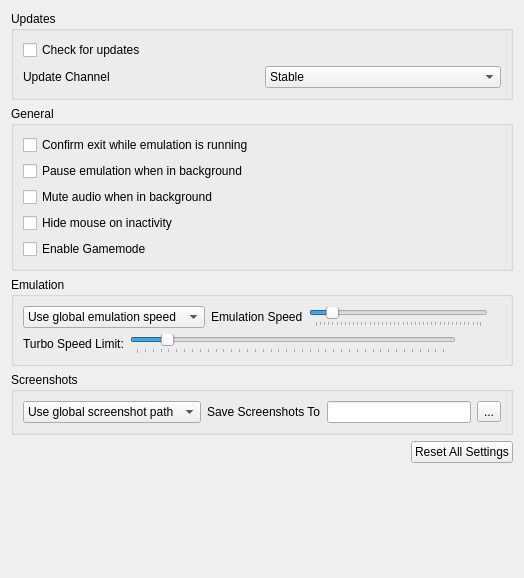
<?xml version="1.0" encoding="UTF-8"?>
<ui version="4.0">
 <class>ConfigureGeneral</class>
 <widget class="QWidget" name="ConfigureGeneral">
  <property name="geometry">
   <rect>
    <x>0</x>
    <y>0</y>
    <width>524</width>
    <height>578</height>
   </rect>
  </property>
  <layout class="QHBoxLayout" name="horizontalLayout">
   <item>
    <layout class="QVBoxLayout" name="verticalLayout">
     <item>
      <widget class="QGroupBox" name="updates_group">
       <property name="title">
        <string>Updates</string>
       </property>
       <layout class="QGridLayout" name="gridLayout_2">
        <item row="0" column="0">
         <widget class="QCheckBox" name="toggle_update_checker">
          <property name="text">
           <string>Check for updates</string>
          </property>
         </widget>
        </item>
        <item row="1" column="0">
         <widget class="QLabel" name="update_channel_label">
          <property name="text">
           <string>Update Channel</string>
          </property>
         </widget>
        </item>
        <item row="1" column="1">
         <widget class="QComboBox" name="update_channel_combobox">
          <item>
           <property name="text">
            <string>Stable</string>
           </property>
          </item>
          <item>
           <property name="text">
            <string>Prerelease</string>
           </property>
          </item>
         </widget>
        </item>
       </layout>
      </widget>
     </item>
     <item>
      <widget class="QGroupBox" name="general_group">
       <property name="title">
        <string>General</string>
       </property>
       <layout class="QVBoxLayout" name="verticalLayout_5">
        <item>
         <widget class="QCheckBox" name="toggle_check_exit">
          <property name="text">
           <string>Confirm exit while emulation is running</string>
          </property>
         </widget>
        </item>
        <item>
         <widget class="QCheckBox" name="toggle_background_pause">
          <property name="text">
           <string>Pause emulation when in background</string>
          </property>
         </widget>
        </item>
        <item>
         <widget class="QCheckBox" name="toggle_background_mute">
          <property name="text">
           <string>Mute audio when in background</string>
          </property>
         </widget>
        </item>
        <item>
         <widget class="QCheckBox" name="toggle_hide_mouse">
          <property name="text">
           <string>Hide mouse on inactivity</string>
          </property>
         </widget>
        </item>
        <item>
         <widget class="QCheckBox" name="toggle_gamemode">
          <property name="text">
           <string>Enable Gamemode</string>
          </property>
         </widget>
        </item>
       </layout>
      </widget>
     </item>
     <item>
      <widget class="QGroupBox" name="emulation_group">
       <property name="title">
        <string>Emulation</string>
       </property>
       <layout class="QVBoxLayout" name="verticalLayout_2">
        <item>
         <widget class="QWidget" name="emulation_speed_layout" native="true">
          <layout class="QHBoxLayout" name="emulation_speed_layout_inner">
           <property name="leftMargin">
            <number>0</number>
           </property>
           <property name="topMargin">
            <number>0</number>
           </property>
           <property name="rightMargin">
            <number>0</number>
           </property>
           <property name="bottomMargin">
            <number>0</number>
           </property>
           <item>
            <widget class="QComboBox" name="emulation_speed_combo">
             <item>
              <property name="text">
               <string>Use global emulation speed</string>
              </property>
             </item>
             <item>
              <property name="text">
               <string>Set emulation speed</string>
              </property>
             </item>
            </widget>
           </item>
           <item>
            <widget class="QLabel" name="label_emulation_speed">
             <property name="text">
              <string>Emulation Speed</string>
             </property>
            </widget>
           </item>
           <item>
            <widget class="QSlider" name="frame_limit">
             <property name="minimum">
              <number>0</number>
             </property>
             <property name="maximum">
              <number>199</number>
             </property>
             <property name="singleStep">
              <number>5</number>
             </property>
             <property name="pageStep">
              <number>15</number>
             </property>
             <property name="value">
              <number>19</number>
             </property>
             <property name="orientation">
              <enum>Qt::Horizontal</enum>
             </property>
             <property name="tickPosition">
              <enum>QSlider::TicksBelow</enum>
             </property>
            </widget>
           </item>
           <item>
            <widget class="QLabel" name="emulation_speed_display_label">
             <property name="text">
              <string/>
             </property>
             <property name="alignment">
              <set>Qt::AlignRight|Qt::AlignTrailing|Qt::AlignVCenter</set>
             </property>
            </widget>
           </item>
          </layout>
         </widget>
        </item>
        <item>
         <widget class="QWidget" name="turbo_limit_layout" native="true">
          <layout class="QHBoxLayout" name="turbo_limit_layout_inner">
           <property name="leftMargin">
            <number>0</number>
           </property>
           <property name="topMargin">
            <number>0</number>
           </property>
           <property name="rightMargin">
            <number>0</number>
           </property>
           <property name="bottomMargin">
            <number>0</number>
           </property>
           <item>
            <widget class="QLabel" name="turbo_limit_label">
             <property name="text">
              <string>Turbo Speed Limit:</string>
             </property>
            </widget>
           </item>
           <item>
            <widget class="QSlider" name="turbo_limit">
             <property name="minimum">
              <number>0</number>
             </property>
             <property name="maximum">
              <number>198</number>
             </property>
             <property name="singleStep">
              <number>5</number>
             </property>
             <property name="pageStep">
              <number>15</number>
             </property>
             <property name="value">
              <number>19</number>
             </property>
             <property name="orientation">
              <enum>Qt::Horizontal</enum>
             </property>
             <property name="tickPosition">
              <enum>QSlider::TicksBelow</enum>
             </property>
            </widget>
           </item>
           <item>
            <spacer name="horizontalSpacer">
             <property name="orientation">
              <enum>Qt::Horizontal</enum>
             </property>
             <property name="sizeType">
              <enum>QSizePolicy::Fixed</enum>
             </property>
             <property name="sizeHint" stdset="0">
              <size>
               <width>32</width>
               <height>20</height>
              </size>
             </property>
            </spacer>
           </item>
           <item>
            <widget class="QLabel" name="turbo_limit_display_label">
             <property name="text">
              <string/>
             </property>
             <property name="alignment">
              <set>Qt::AlignRight|Qt::AlignTrailing|Qt::AlignVCenter</set>
             </property>
            </widget>
           </item>
          </layout>
         </widget>
        </item>
       </layout>
      </widget>
     </item>
     <item>
      <widget class="QGroupBox" name="screenshot_group">
       <property name="title">
        <string>Screenshots</string>
       </property>
       <layout class="QGridLayout" name="gridLayout">
        <property name="verticalSpacing">
         <number>0</number>
        </property>
        <item row="0" column="1">
         <widget class="QWidget" name="widget_screenshot" native="true">
          <layout class="QHBoxLayout" name="screenshot_layout">
           <property name="leftMargin">
            <number>0</number>
           </property>
           <property name="topMargin">
            <number>0</number>
           </property>
           <property name="rightMargin">
            <number>0</number>
           </property>
           <property name="bottomMargin">
            <number>0</number>
           </property>
           <item>
            <widget class="QComboBox" name="screenshot_combo">
             <item>
              <property name="text">
               <string>Use global screenshot path</string>
              </property>
             </item>
             <item>
              <property name="text">
               <string>Set screenshot path:</string>
              </property>
             </item>
            </widget>
           </item>
           <item>
            <widget class="QLabel" name="screenshot_dir_label">
             <property name="text">
              <string>Save Screenshots To</string>
             </property>
            </widget>
           </item>
           <item>
            <widget class="QLineEdit" name="screenshot_dir_path"/>
           </item>
           <item>
            <widget class="QToolButton" name="change_screenshot_dir">
             <property name="text">
              <string notr="true">...</string>
             </property>
            </widget>
           </item>
          </layout>
         </widget>
        </item>
       </layout>
      </widget>
     </item>
     <item alignment="Qt::AlignRight">
      <widget class="QPushButton" name="button_reset_defaults">
       <property name="text">
        <string>Reset All Settings</string>
       </property>
      </widget>
     </item>
     <item>
      <spacer name="verticalSpacer">
       <property name="orientation">
        <enum>Qt::Vertical</enum>
       </property>
       <property name="sizeHint" stdset="0">
        <size>
         <width>20</width>
         <height>40</height>
        </size>
       </property>
      </spacer>
     </item>
    </layout>
   </item>
  </layout>
 </widget>
 <tabstops>
  <tabstop>toggle_check_exit</tabstop>
  <tabstop>toggle_background_pause</tabstop>
  <tabstop>toggle_hide_mouse</tabstop>
  <tabstop>button_reset_defaults</tabstop>
 </tabstops>
 <resources/>
 <connections/>
</ui>
